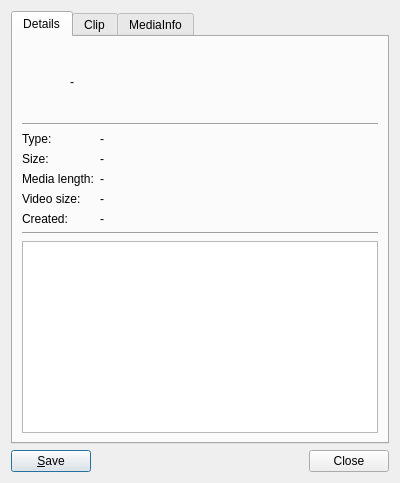
<?xml version="1.0" encoding="UTF-8"?>
<ui version="4.0">
 <class>PropertiesWindow</class>
 <widget class="QDialog" name="PropertiesWindow">
  <property name="geometry">
   <rect>
    <x>0</x>
    <y>0</y>
    <width>400</width>
    <height>483</height>
   </rect>
  </property>
  <property name="windowTitle">
   <string>Properties</string>
  </property>
  <property name="windowIcon">
   <iconset>
    <normalon>:/images/icon/mpc-qt.svg</normalon>
   </iconset>
  </property>
  <layout class="QVBoxLayout" name="mainLayout">
   <item>
    <widget class="QTabWidget" name="tabWidget">
     <property name="currentIndex">
      <number>0</number>
     </property>
     <widget class="QWidget" name="detailsTab">
      <attribute name="title">
       <string>Details</string>
      </attribute>
      <layout class="QFormLayout" name="detailsTabLayout">
       <item row="0" column="0" colspan="2">
        <layout class="QHBoxLayout" name="detailsFileLayout" stretch="0,1">
         <property name="spacing">
          <number>16</number>
         </property>
         <item>
          <widget class="QLabel" name="detailsIcon">
           <property name="sizePolicy">
            <sizepolicy hsizetype="Minimum" vsizetype="Minimum">
             <horstretch>0</horstretch>
             <verstretch>0</verstretch>
            </sizepolicy>
           </property>
           <property name="minimumSize">
            <size>
             <width>32</width>
             <height>32</height>
            </size>
           </property>
           <property name="text">
            <string/>
           </property>
          </widget>
         </item>
         <item>
          <widget class="QLabel" name="detailsFilename">
           <property name="sizePolicy">
            <sizepolicy hsizetype="MinimumExpanding" vsizetype="MinimumExpanding">
             <horstretch>0</horstretch>
             <verstretch>0</verstretch>
            </sizepolicy>
           </property>
           <property name="text">
            <string notr="true">-</string>
           </property>
           <property name="wordWrap">
            <bool>true</bool>
           </property>
          </widget>
         </item>
        </layout>
       </item>
       <item row="1" column="0" colspan="2">
        <widget class="Line" name="detailsLine">
         <property name="orientation">
          <enum>Qt::Orientation::Horizontal</enum>
         </property>
        </widget>
       </item>
       <item row="2" column="0">
        <widget class="QLabel" name="detailsTypeLabel">
         <property name="text">
          <string>Type:</string>
         </property>
        </widget>
       </item>
       <item row="2" column="1">
        <widget class="QLabel" name="detailsType">
         <property name="text">
          <string notr="true">-</string>
         </property>
        </widget>
       </item>
       <item row="3" column="0">
        <widget class="QLabel" name="detailsSizeLabel">
         <property name="text">
          <string>Size:</string>
         </property>
        </widget>
       </item>
       <item row="3" column="1">
        <widget class="QLabel" name="detailsSize">
         <property name="text">
          <string notr="true">-</string>
         </property>
        </widget>
       </item>
       <item row="4" column="0">
        <widget class="QLabel" name="detailsLengthLabel">
         <property name="text">
          <string>Media length:</string>
         </property>
        </widget>
       </item>
       <item row="4" column="1">
        <widget class="QLabel" name="detailsLength">
         <property name="text">
          <string notr="true">-</string>
         </property>
        </widget>
       </item>
       <item row="5" column="0">
        <widget class="QLabel" name="detailsVideoSizeLabel">
         <property name="text">
          <string>Video size:</string>
         </property>
        </widget>
       </item>
       <item row="5" column="1">
        <widget class="QLabel" name="detailsVideoSize">
         <property name="text">
          <string notr="true">-</string>
         </property>
        </widget>
       </item>
       <item row="6" column="0">
        <widget class="QLabel" name="detailsCreatedLabel">
         <property name="text">
          <string>Created:</string>
         </property>
        </widget>
       </item>
       <item row="6" column="1">
        <widget class="QLabel" name="detailsCreated">
         <property name="text">
          <string notr="true">-</string>
         </property>
        </widget>
       </item>
       <item row="7" column="0" colspan="2">
        <widget class="Line" name="detailsLine_2">
         <property name="orientation">
          <enum>Qt::Orientation::Horizontal</enum>
         </property>
        </widget>
       </item>
       <item row="8" column="0" colspan="2">
        <widget class="QPlainTextEdit" name="detailsTracks">
         <property name="sizePolicy">
          <sizepolicy hsizetype="Expanding" vsizetype="MinimumExpanding">
           <horstretch>0</horstretch>
           <verstretch>0</verstretch>
          </sizepolicy>
         </property>
         <property name="lineWrapMode">
          <enum>QPlainTextEdit::LineWrapMode::NoWrap</enum>
         </property>
         <property name="readOnly">
          <bool>true</bool>
         </property>
        </widget>
       </item>
      </layout>
     </widget>
     <widget class="QWidget" name="clipTab">
      <attribute name="title">
       <string>Clip</string>
      </attribute>
      <layout class="QFormLayout" name="clipTabLayout">
       <item row="0" column="0" colspan="2">
        <layout class="QHBoxLayout" name="clipFileLayout" stretch="0,1">
         <property name="spacing">
          <number>16</number>
         </property>
         <item>
          <widget class="QLabel" name="clipIcon">
           <property name="sizePolicy">
            <sizepolicy hsizetype="Minimum" vsizetype="Minimum">
             <horstretch>0</horstretch>
             <verstretch>0</verstretch>
            </sizepolicy>
           </property>
           <property name="minimumSize">
            <size>
             <width>32</width>
             <height>32</height>
            </size>
           </property>
           <property name="text">
            <string/>
           </property>
          </widget>
         </item>
         <item>
          <widget class="QLabel" name="clipFilename">
           <property name="sizePolicy">
            <sizepolicy hsizetype="MinimumExpanding" vsizetype="MinimumExpanding">
             <horstretch>0</horstretch>
             <verstretch>0</verstretch>
            </sizepolicy>
           </property>
           <property name="text">
            <string notr="true">-</string>
           </property>
           <property name="wordWrap">
            <bool>true</bool>
           </property>
          </widget>
         </item>
        </layout>
       </item>
       <item row="1" column="0" colspan="2">
        <widget class="Line" name="clipLine">
         <property name="orientation">
          <enum>Qt::Orientation::Horizontal</enum>
         </property>
        </widget>
       </item>
       <item row="2" column="0">
        <widget class="QLabel" name="clipTitleLabel">
         <property name="sizePolicy">
          <sizepolicy hsizetype="Preferred" vsizetype="MinimumExpanding">
           <horstretch>0</horstretch>
           <verstretch>0</verstretch>
          </sizepolicy>
         </property>
         <property name="text">
          <string>Clip:</string>
         </property>
         <property name="alignment">
          <set>Qt::AlignmentFlag::AlignLeading|Qt::AlignmentFlag::AlignLeft|Qt::AlignmentFlag::AlignTop</set>
         </property>
        </widget>
       </item>
       <item row="2" column="1">
        <widget class="QLabel" name="clipTitle">
         <property name="text">
          <string notr="true">-</string>
         </property>
         <property name="wordWrap">
          <bool>true</bool>
         </property>
        </widget>
       </item>
       <item row="3" column="0">
        <widget class="QLabel" name="clipAuthorLabel">
         <property name="text">
          <string>Author:</string>
         </property>
        </widget>
       </item>
       <item row="3" column="1">
        <widget class="QLabel" name="clipAuthor">
         <property name="text">
          <string notr="true">-</string>
         </property>
        </widget>
       </item>
       <item row="4" column="0">
        <widget class="QLabel" name="clipCopyrightLabel">
         <property name="text">
          <string>Copyright:</string>
         </property>
        </widget>
       </item>
       <item row="4" column="1">
        <widget class="QLabel" name="clipCopyright">
         <property name="text">
          <string notr="true">-</string>
         </property>
        </widget>
       </item>
       <item row="5" column="0">
        <widget class="QLabel" name="clipRatingLabel">
         <property name="text">
          <string>Rating:</string>
         </property>
        </widget>
       </item>
       <item row="5" column="1">
        <widget class="QLabel" name="clipRating">
         <property name="text">
          <string notr="true">-</string>
         </property>
         <property name="scaledContents">
          <bool>true</bool>
         </property>
         <property name="wordWrap">
          <bool>true</bool>
         </property>
        </widget>
       </item>
       <item row="6" column="0" colspan="2">
        <widget class="Line" name="clipLine_2">
         <property name="orientation">
          <enum>Qt::Orientation::Horizontal</enum>
         </property>
        </widget>
       </item>
       <item row="7" column="0">
        <widget class="QLabel" name="clipLocationLabel">
         <property name="sizePolicy">
          <sizepolicy hsizetype="Preferred" vsizetype="MinimumExpanding">
           <horstretch>0</horstretch>
           <verstretch>0</verstretch>
          </sizepolicy>
         </property>
         <property name="text">
          <string>Location:</string>
         </property>
         <property name="alignment">
          <set>Qt::AlignmentFlag::AlignLeading|Qt::AlignmentFlag::AlignLeft|Qt::AlignmentFlag::AlignTop</set>
         </property>
        </widget>
       </item>
       <item row="7" column="1">
        <widget class="QLabel" name="clipLocation">
         <property name="sizePolicy">
          <sizepolicy hsizetype="MinimumExpanding" vsizetype="MinimumExpanding">
           <horstretch>0</horstretch>
           <verstretch>0</verstretch>
          </sizepolicy>
         </property>
         <property name="text">
          <string notr="true">-</string>
         </property>
         <property name="textFormat">
          <enum>Qt::TextFormat::PlainText</enum>
         </property>
         <property name="wordWrap">
          <bool>true</bool>
         </property>
        </widget>
       </item>
       <item row="8" column="0" colspan="2">
        <widget class="Line" name="clipLine_3">
         <property name="orientation">
          <enum>Qt::Orientation::Horizontal</enum>
         </property>
        </widget>
       </item>
       <item row="9" column="0">
        <widget class="QLabel" name="clipDescriptionLabel">
         <property name="text">
          <string>Description:</string>
         </property>
         <property name="alignment">
          <set>Qt::AlignmentFlag::AlignLeading|Qt::AlignmentFlag::AlignLeft|Qt::AlignmentFlag::AlignTop</set>
         </property>
        </widget>
       </item>
       <item row="9" column="1">
        <widget class="QPlainTextEdit" name="clipDescription">
         <property name="sizePolicy">
          <sizepolicy hsizetype="Expanding" vsizetype="MinimumExpanding">
           <horstretch>0</horstretch>
           <verstretch>0</verstretch>
          </sizepolicy>
         </property>
         <property name="lineWrapMode">
          <enum>QPlainTextEdit::LineWrapMode::NoWrap</enum>
         </property>
         <property name="readOnly">
          <bool>true</bool>
         </property>
        </widget>
       </item>
      </layout>
     </widget>
     <widget class="QWidget" name="mediaInfoTab">
      <attribute name="title">
       <string>MediaInfo</string>
      </attribute>
      <layout class="QVBoxLayout" name="mediaInfoTabLayout">
       <item>
        <widget class="QPlainTextEdit" name="mediaInfoText">
         <property name="font">
          <font>
           <family>Monospace</family>
          </font>
         </property>
         <property name="lineWrapMode">
          <enum>QPlainTextEdit::LineWrapMode::NoWrap</enum>
         </property>
         <property name="readOnly">
          <bool>true</bool>
         </property>
        </widget>
       </item>
      </layout>
     </widget>
    </widget>
   </item>
   <item>
    <layout class="QHBoxLayout" name="bottomLayout">
     <item>
      <widget class="QPushButton" name="save">
       <property name="text">
        <string>&amp;Save</string>
       </property>
      </widget>
     </item>
     <item>
      <widget class="QDialogButtonBox" name="buttonBox">
       <property name="orientation">
        <enum>Qt::Orientation::Horizontal</enum>
       </property>
       <property name="standardButtons">
        <set>QDialogButtonBox::StandardButton::Close</set>
       </property>
      </widget>
     </item>
    </layout>
   </item>
  </layout>
 </widget>
 <resources/>
 <connections>
  <connection>
   <sender>buttonBox</sender>
   <signal>accepted()</signal>
   <receiver>PropertiesWindow</receiver>
   <slot>accept()</slot>
   <hints>
    <hint type="sourcelabel">
     <x>248</x>
     <y>254</y>
    </hint>
    <hint type="destinationlabel">
     <x>157</x>
     <y>274</y>
    </hint>
   </hints>
  </connection>
  <connection>
   <sender>buttonBox</sender>
   <signal>rejected()</signal>
   <receiver>PropertiesWindow</receiver>
   <slot>reject()</slot>
   <hints>
    <hint type="sourcelabel">
     <x>316</x>
     <y>260</y>
    </hint>
    <hint type="destinationlabel">
     <x>286</x>
     <y>274</y>
    </hint>
   </hints>
  </connection>
 </connections>
</ui>
